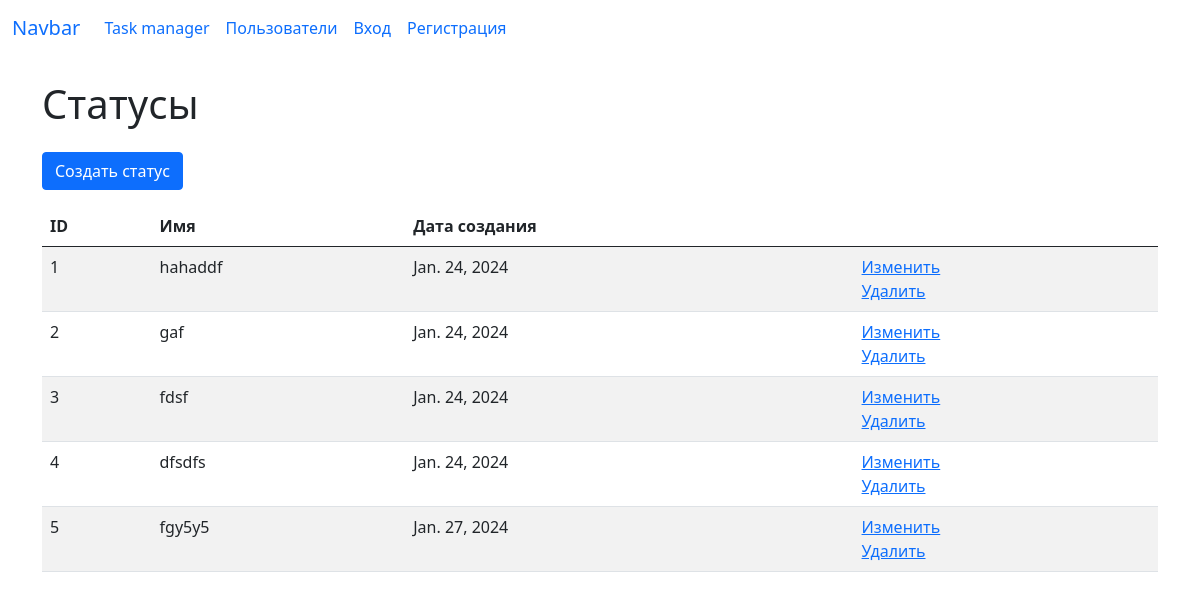
The app's page /statuses/, older data.
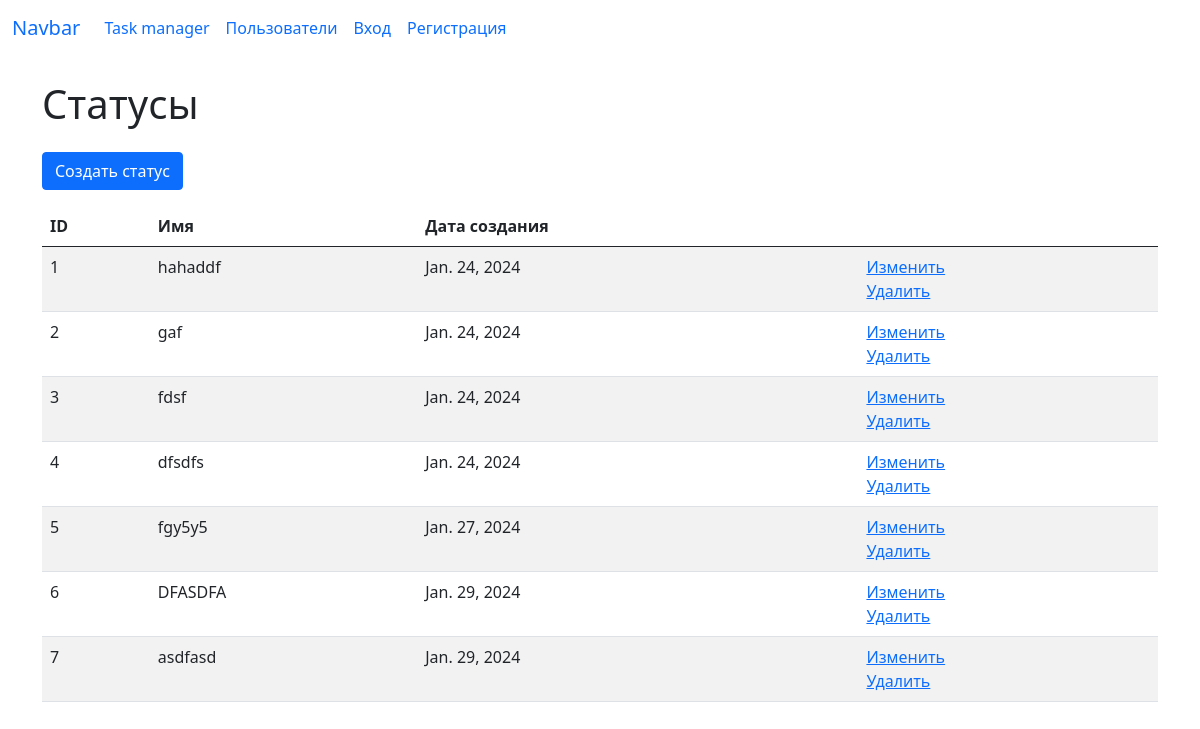
The same page, newer data.
### task_manager/statuses/models.py (models this page shows, shortened)
class Status(models.Model):
    name = models.CharField(max_length=255, unique=True)
    created_date = models.DateField(auto_now_add=True)

### task_manager/statuses/views.py (the view)
# urls.py: path('', StatusView.as_view(), name='index_page'),
class StatusView(ListView):
    model = Status
    context_object_name = 'statuses'
    template_name = 'statuses/statuses.html'

### task_manager/templates/statuses/statuses.html (shortened to what this page needs)
{% extends 'base.html' %}
{% load i18n %}
{% block content %}
<div class="container wrapper flex-grow-1">
<h1 class="my-4">Статусы</h1>
<a class="btn btn-primary mb-3" href="/statuses/create/">Создать статус</a>
<table class="table table-striped">
  <thead>
    <tr>
      <th>ID</th>
      <th>Имя</th>
      <th>Дата создания</th>
      <th></th>
    </tr>
  </thead>
  <tbody>
  {% for status in statuses %}
      <tr>
        <td>{{ status.id }}</td>
        <td>{{ status.name }}</td>
        <td>{{ status.created_date }}</td>
        <td>
          <a href="{% url 'statuses:update_page' pk=status.id %}">Изменить</a>
          <br>
          <a href="{% url 'statuses:delete_page' pk=status.id %}">Удалить</a>
        </td>
      </tr>
  {% endfor %}
  </tbody>
</table>
</div>
{% endblock %}

Row changes from the older to the newer data that the page shows:
added Status: id "6", name "DFASDFA", created_date "Jan. 29, 2024"
added Status: id "7", name "asdfasd", created_date "Jan. 29, 2024"
